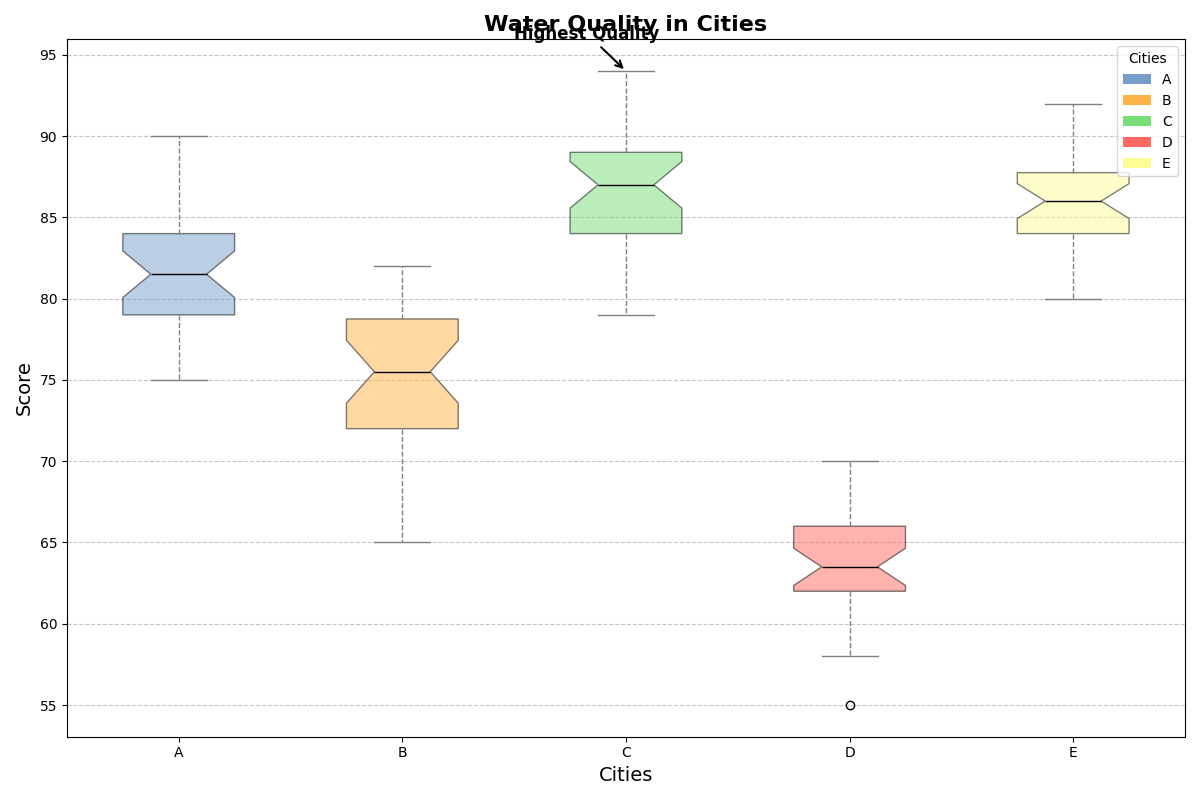

Write Python code to recreate this figure.
import matplotlib.pyplot as plt
from matplotlib.patches import Patch

# Data for water quality scores with manually shuffled scores
water_quality_data = {
    'A': [77, 88, 82, 79, 81, 80, 85, 89, 81, 76, 80, 79, 83, 83, 78, 86, 82, 85, 90, 75, 81, 83, 79, 84, 78, 83, 87, 84, 79, 81],
    'B': [75, 70, 72, 74, 78, 79, 77, 81, 80, 82, 68, 76, 71, 75, 77, 73, 69, 80, 65, 74, 79, 78, 82, 74, 65, 68, 76, 81, 72, 77],
    'C': [85, 88, 83, 93, 82, 80, 84, 83, 89, 89, 94, 92, 84, 83, 86, 86, 87, 90, 87, 88, 88, 87, 85, 79, 81, 90, 90, 92, 89, 86],
    'D': [66, 61, 62, 63, 62, 55, 58, 60, 70, 68, 64, 67, 65, 59, 63, 61, 66, 62, 65, 61, 64, 66, 63, 69, 63, 64, 62, 67, 68, 65],
    'E': [81, 85, 89, 88, 87, 86, 87, 86, 88, 84, 86, 87, 85, 82, 83, 80, 85, 84, 89, 90, 90, 84, 92, 88, 81, 83, 87, 86, 82, 85]
}

city_names = list(water_quality_data.keys())
quality_values = list(water_quality_data.values())

fig, ax = plt.subplots(figsize=(12, 8))
boxplot = ax.boxplot(quality_values, vert=True, patch_artist=True, notch=True, labels=city_names)

colors = ['#779ecb', '#ffb347', '#77dd77', '#ff6961', '#fdfd96']
for patch, color in zip(boxplot['boxes'], colors):
    patch.set_facecolor(color)
    patch.set_alpha(0.5)

plt.setp(boxplot['whiskers'], color='gray', linestyle='--')
plt.setp(boxplot['caps'], color='gray')
plt.setp(boxplot['medians'], color='black')

ax.set_title("Water Quality in Cities", fontsize=16, fontweight='bold')
ax.set_ylabel("Score", fontsize=14)
ax.set_xlabel("Cities", fontsize=14)

ax.yaxis.grid(True, linestyle='--', alpha=0.7)

ax.annotate('Highest Quality', xy=(3, 94), xytext=(2.5, 96),
            arrowprops=dict(facecolor='black', arrowstyle='->', lw=1.5),
            fontsize=12, fontweight='bold', color='black')

legend_elements = [Patch(facecolor=color, label=city) for color, city in zip(colors, city_names)]
ax.legend(handles=legend_elements, title='Cities', loc='upper right')

plt.tight_layout()
plt.show()
